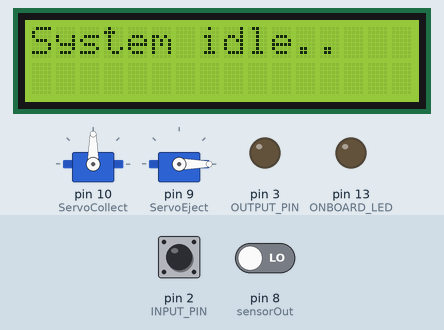
Recording of a program running on a simulated Arduino Nano, built with avr-gcc and run on an emulated ATmega328P. Shown: 16×2 character LCD, 2 × servo, output pins drawn as LEDs (lit = HIGH). The test bench sets the inputs (shaded band); at power-on: pin 2 (INPUT_PIN) HIGH, pin 8 (sensorOut) LOW. Pins used as bus, display or sensor lines are not drawn; what the program prints to the serial monitor is not drawn.

Above: at 2.4 s.
2.5 s: pin 2 (INPUT_PIN) pulled LOW for 0.15 s
At 3.5 s:
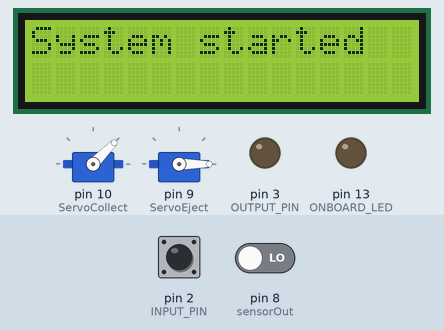
At 4.7 s:
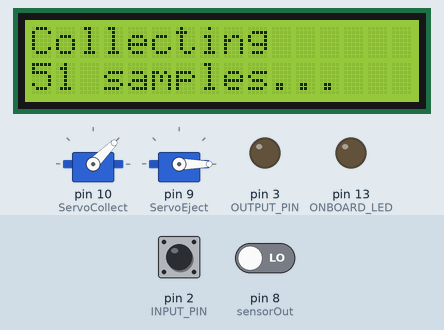
Timing chart, 0 to 6.2 s (numbered marks = the images above; inputs shaded):
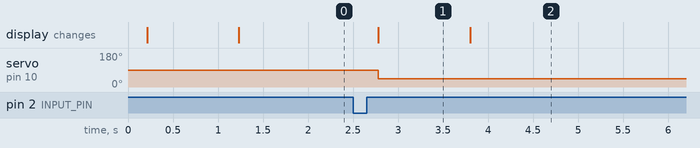

Measured:
- after the input at 2.5 s, servo on pin 10 (ServoCollect): 90° → 45° after 0.28 s; the display: changes after 0.28 s (image 1)
- what the display in image 1 shows lasts 1.0 s, from 2.8 s to 3.8 s

The program:

main.cpp
```cpp
#include <Arduino.h>
#include <Wire.h>
#include <LiquidCrystal_I2C.h>
#include <Servo.h>

#include "model_weights.h"

#define S0 6
#define S1 7
#define S2 4
#define S3 5
#define sensorOut 8
#define INPUT_PIN PD2     // D2 as input
#define OUTPUT_PIN PD3    // D3 as output
#define ONBOARD_LED PB5   // Onboard LED on D13/PB5

void readColor();

LiquidCrystal_I2C lcd(0x27, 16, 2);
Servo ServoCollect;
Servo ServoEject;

enum COLLECT_POS {
    COLLECT_POS_IDLE = 90,
    COLLECT_POS_DETECT = 45,
    COLLECT_POS_EJECT = 0
};

enum EJECT_POS {
    EJECT_POS_IDLE = 0,
    EJECT_POS_GREEN = 0,
    EJECT_POS_ORANGE = 25,
    EJECT_POS_PURPLE = 50,
    EJECT_POS_RED = 75,
    EJECT_POS_YELLOW = 90
};

enum SYSTEM_STATE {
  STATE_IDLE,
  STATE_INITIATE_SORTING,
  STATE_COLLECTING_SAMPLES,
  STATE_CLASSIFY_COLOR,
  STATE_EJECT_ITEM,
  STATE_RESET_POSITION
};

int ejectPosByColor[6] = {
    EJECT_POS_GREEN,  // COLOR_GREEN
    EJECT_POS_ORANGE, // COLOR_ORANGE
    EJECT_POS_PURPLE, // COLOR_PURPLE
    EJECT_POS_RED,    // COLOR_RED
    EJECT_POS_YELLOW, // COLOR_YELLOW
};

int servoPosByPrediction[NUM_CLASSES] = {
  0,   // GREEN
  25,  // ORANGE
  50,  // PURPLE
  75,  // RED
  90   // YELLOW
};

int rf = 0; // Red frequency
int gf = 0; // Green frequency
int bf = 0; // Blue frequency

enum SYSTEM_STATE currentState = STATE_IDLE;

volatile uint8_t sortingRequested = 0;

ISR(INT0_vect) {
    sortingRequested = 1;
}

void setup() {
  Wire.begin();
  delay(100);

  lcd.init();
  lcd.clear();
  lcd.backlight();

  lcd.setCursor(0, 0);
  lcd.clear();
  lcd.print("System init...");

  // Configure D2 as input with pull-up
  DDRD &= ~(1 << INPUT_PIN);
  PORTD |= (1 << INPUT_PIN);

  // Configure D3 as output
  DDRD |= (1 << OUTPUT_PIN);

  // Configure onboard LED pin as output
  DDRB |= (1 << ONBOARD_LED);

  EICRA = (EICRA & ~(1 << ISC01)) | (1 << ISC00);  // Any change
  EIFR |= (1 << INTF0);   // Clear pending interrupt
  EIMSK |= (1 << INT0);   // Enable INT0
  sei();                  // Enable global interrupts

  // Attach Servo for collecting tube
  ServoCollect.attach(10);
  ServoCollect.write(COLLECT_POS_IDLE);

  // Attach Servo for eject tube
  ServoEject.attach(9);
  ServoEject.write(EJECT_POS_IDLE);

  // TCS230
  pinMode(S0, OUTPUT);
  pinMode(S1, OUTPUT);
  pinMode(S2, OUTPUT);
  pinMode(S3, OUTPUT);

  pinMode(sensorOut, INPUT);

  // Set frequency scaling to 100%
  // Options: 0,0 (off), 0,1 (2%), 1,0 (20%), 1,1 (100%)
  digitalWrite(S0, HIGH);
  digitalWrite(S1, LOW);

  // Start serial communication
  Serial.begin(9600);

  sortingRequested = 0;

  lcd.clear();
  lcd.setCursor(0, 0);
  lcd.print("Setup finished");
  lcd.setCursor(0, 1);
  lcd.print("inititialization");
  delay(1000);
}

int samples[NUM_SAMPLES][NUM_FEATURES];
int color_frequency[NUM_CLASSES] = {0};
int max_class = 0;
int max_frequency = -1;

void loop() {

  switch (currentState) {
    case STATE_IDLE:
      if (sortingRequested) {
        sortingRequested = 0;
        lcd.clear();
        lcd.print("System started");
        Serial.println("[LOG] System started...");
        currentState = STATE_INITIATE_SORTING;
      } else {
        lcd.clear();
        lcd.print("System idle..");
        Serial.println("[LOG] System idle, waiting for interrupt to begin...");
        delay(500);
      }
      break;

    case STATE_INITIATE_SORTING:
      ServoCollect.write(COLLECT_POS_DETECT);
      Serial.println("Moving to collect position...");
      delay(1000);
      lcd.clear();
      lcd.setCursor(0, 0);
      lcd.print("Collecting");
      lcd.setCursor(0, 1);
      lcd.print(NUM_SAMPLES);
      lcd.print(" samples...");
      Serial.print("[LOG] Started collecting ");
      Serial.print(NUM_SAMPLES);
      Serial.println(" samples...");
      currentState = STATE_COLLECTING_SAMPLES;
      break;

    case STATE_COLLECTING_SAMPLES:
      for (int i = 0; i < NUM_SAMPLES; i++) {
        readColor();
        samples[i][0] = rf;
        samples[i][1] = gf;
        samples[i][2] = bf;
      }
      Serial.println("[LOG] Finished collecting samples.");
      currentState = STATE_CLASSIFY_COLOR;
      break;

    case STATE_CLASSIFY_COLOR:
      max_class = 0;
      max_frequency = -1;

      for (int i = 0; i < NUM_SAMPLES; i++) {
        int predicted_class = predict(samples[i]);
        color_frequency[predicted_class]++;
        if (color_frequency[predicted_class] > max_frequency) {
          max_frequency = color_frequency[predicted_class];
          max_class = predicted_class;
        }
      }

      lcd.clear();
      lcd.setCursor(0, 0);
      lcd.print("Color detected:");
      lcd.setCursor(0, 1);
      lcd.print(class_names[max_class]);
      Serial.print("[LOG] Color detected: ");
      Serial.println(class_names[max_class]);
      currentState = STATE_EJECT_ITEM;
      break;

    case STATE_EJECT_ITEM:
      Serial.print("[LOG] Moving eject servo to ");
      Serial.println(class_names[max_class]);
      ServoEject.write(servoPosByPrediction[max_class]);
      delay(1000);
      Serial.println("[LOG] Releasing object...");
      ServoCollect.write(COLLECT_POS_EJECT);
      delay(1000);
      currentState = STATE_RESET_POSITION;
      break;

    case STATE_RESET_POSITION:
      ServoCollect.write(COLLECT_POS_IDLE);
      ServoEject.write(EJECT_POS_IDLE);
      Serial.println("[LOG] Resetting to idle...");
      currentState = STATE_IDLE;
      break;
  }
}

void readColor() {
  // Setting RED filtered photodiodes to be read
  digitalWrite(S2, LOW);
  digitalWrite(S3, LOW);

  rf = pulseIn(sensorOut, LOW);
  Serial.print("");
  Serial.print(rf);
  delay(50);

  // Setting GREEN filtered photodiodes to be read
  digitalWrite(S2, HIGH);
  digitalWrite(S3, HIGH);

  gf = pulseIn(sensorOut, LOW);
  Serial.print(",");
  Serial.print(gf);
  delay(50);

  // Setting BLUE filtered photodiodes to be read
  digitalWrite(S2, LOW);
  digitalWrite(S3, HIGH);

  bf = pulseIn(sensorOut, LOW);
  Serial.print(",");
  Serial.print(bf);
  Serial.println("");

  delay(50);
}
```

model_weights.h
```cpp
#define NUM_SAMPLES 51
#define NUM_CLASSES 5
#define NUM_FEATURES 3

#define COLOR_GREEN 0
#define COLOR_ORANGE 1
#define COLOR_PURPLE 2
#define COLOR_RED 3
#define COLOR_YELLOW 4

const char* class_names[NUM_CLASSES] = {"GREEN", "ORANGE", "PURPLE", "RED", "YELLOW"};

const float weights[NUM_CLASSES][NUM_FEATURES] = {
  {0.591368, -0.640231, -0.069706},  // GREEN
  {-0.659359, 0.359500, 0.204089},   // ORANGE
  {0.454038, -0.008298, -0.460773},  // PURPLE
  {-0.191400, 0.445365, 0.014858},   // RED
  {-0.194646, -0.156336, 0.311533},  // YELLOW
};

const float bias[NUM_CLASSES] = {49.027954, -6.498018, 18.068558, -68.343690, 7.745196};

float custom_exp(float x) {
    if (x > 10.0f) x = 10.0f;
    if (x < -10.0f) x = -10.0f;

    float result = 1.0f;
    float x_power = x;

    // Taylor series: 1 + x + x^2/2 + x^3/6
    result += x;
    x_power *= x;
    result += x_power / 2.0f;
    x_power *= x;
    result += x_power / 6.0f;
    return result;
}

void softmax(float* logits, float* probs, int n) {
    float sum = 0.0f;
    for (int i = 0; i < n; i++) {
        probs[i] = custom_exp(logits[i]);
        sum += probs[i];
    }
    for (int i = 0; i < n; i++) {
        probs[i] /= sum;
    }
}

int predict(int* sample) {
    float logits[NUM_CLASSES];
    float probs[NUM_CLASSES];

    for (int c = 0; c < NUM_CLASSES; c++) {
        logits[c] = bias[c];
        for (int f = 0; f < NUM_FEATURES; f++) {
            logits[c] += weights[c][f] * sample[f];
        }
    }

    softmax(logits, probs, NUM_CLASSES);

    int max_class = 0;
    float max_prob = probs[0];
    for (int c = 1; c < NUM_CLASSES; c++) {
        if (probs[c] > max_prob) {
            max_prob = probs[c];
            max_class = c;
        }
    }

    return max_class;
}
```
